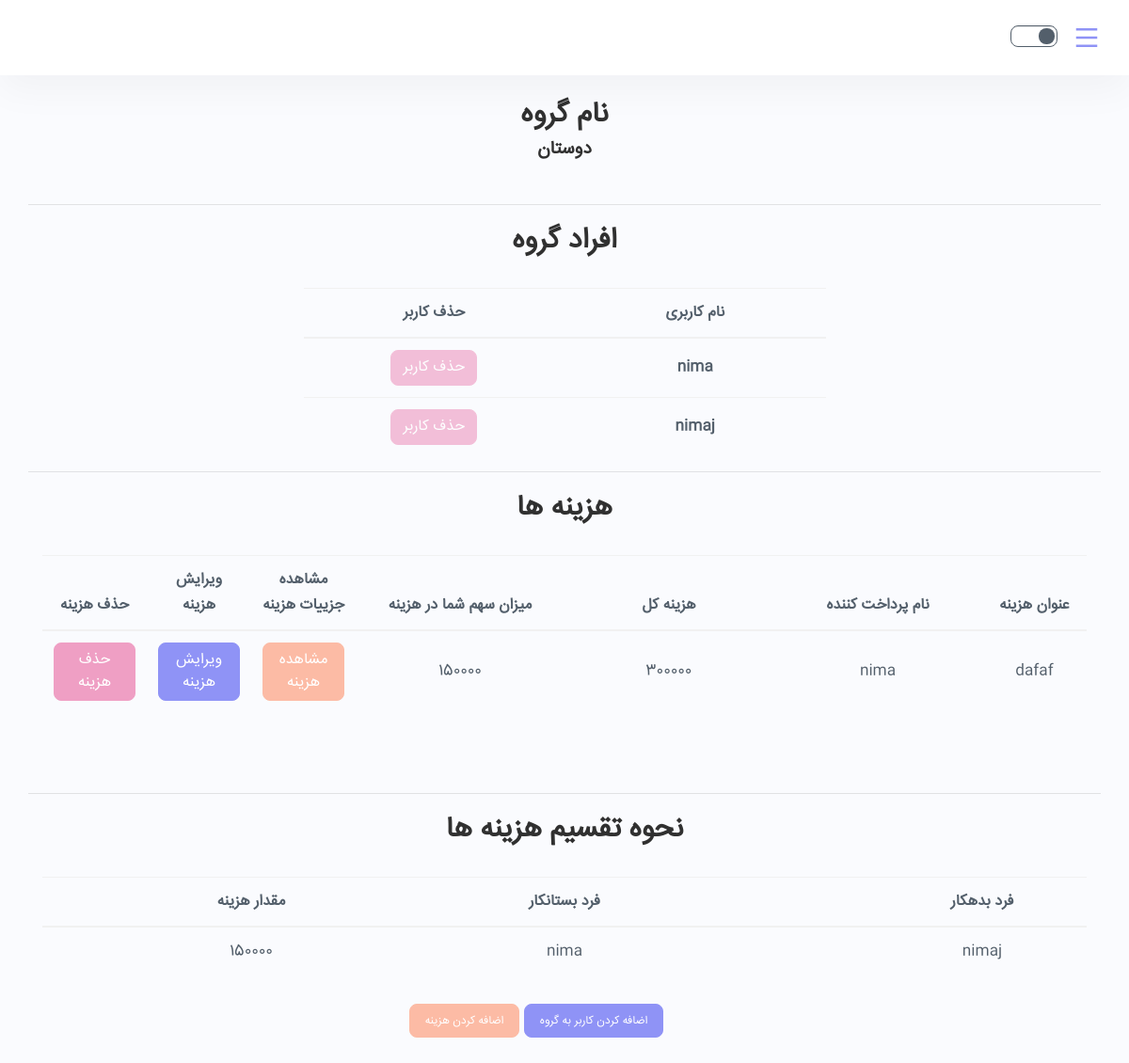
/groups-admin/S6FHZARQG6/ (signed in), run on the app's committed database.
### DongLand/models.py (models this page shows, shortened)
class Bunch(models.Model):
    users = models.ManyToManyField(User, null=False, blank=False, related_name="%(class)s_members")
    name = models.CharField(max_length=150, unique=False, blank=False, null=False)
    creator = models.ForeignKey(User, on_delete=models.CASCADE, null=False, blank=False,
                                related_name='%(class)s_creator')
    token_str = models.CharField(max_length=10, default=''.join(
        random.choice(string.ascii_uppercase + string.digits) for _ in range(10)))

class User(AbstractUser):
    phone_number = models.CharField(max_length=100)
    address = models.CharField(max_length=200)

class Expense(models.Model):
    main_payer = models.ForeignKey(User, on_delete=models.CASCADE, null=True,
                                   related_name='%(class)s_main_payer')
    bunch = models.ForeignKey(Bunch, on_delete=models.CASCADE, null=True,
                              related_name='%(class)s_bunch')
    subject = models.CharField(max_length=150, blank=True, null=True, verbose_name='subject')
    description = models.TextField(blank=True, unique=False, null=True, verbose_name='description')
    location = models.TextField(blank=True, unique=False, null=True, verbose_name='location')
    amount = models.FloatField(max_length=15, verbose_name="amount")
    date = models.CharField(max_length=20, blank=True, null=True, verbose_name='date')
    picture = models.ImageField(upload_to="images", blank=True, null=True, verbose_name='picture',
                                default="images/no_image.png")
    type_of_calculation = models.IntegerField(blank=True, null=True)
    token_str = models.CharField(max_length=10, default=''.join(
        random.choice(string.ascii_uppercase + string.digits) for _ in range(10)))

### DongLand/views.py (the view)
# urls.py: path('groups-admin/<group_name>/', views.group_details_admin, name='group_details_admin'),
@login_required(login_url='login_page')
def group_details_admin(request, group_name):
    list(messages.get_messages(request))
    current_user = request.user
    group = Bunch.objects.get(token_str=group_name)
    group_users = list(group.users.all())
    expenses = list(Expense.objects.filter(bunch=group))
    amounts = []
    has_access = request.user.is_staff
    if not has_access:
        return render(request, "bad_access.html")
    for expense in expenses:
        pay = list(Pay.objects.filter(expense=expense, payer=current_user))
        if len(pay) != 0:
            amounts.append(int(pay[0].amount))
    num_of_users = len(list(group.users.all()))
    graph = [[0 for i in range(num_of_users)] for j in range(num_of_users)]
    expenses = list(Expense.objects.filter(bunch=group))
    for i in range(len(group_users)):
        print(group_users[i].username)
    for expense in expenses:
        for i in range(len(group_users)):
            pay = list(Pay.objects.filter(expense=expense, payer=group_users[i]))
            main_payer = expense.main_payer
            index_of_main_payer = None
            if main_payer.username == group_users[i].username:
                continue
            for j in range(len(group_users)):
                if main_payer.username == group_users[j].username:
                    index_of_main_payer = j
                    break
            if len(pay) != 0:
                amount = pay[0].amount
                graph[i][index_of_main_payer] += int(amount)
    print(graph)
    result = (minCashFlow(graph))
    result = np.array(result)
    rows, cols = np.where(result != 0)
    print(result)
    debtors = []
    creditors = []
    amount_of_debt = []
    for i in range(len(rows)):
        debtors.append(group_users[rows[i]])
        creditors.append(group_users[cols[i]])
        amount_of_debt.append(int(result[rows[i]][cols[i]]))
    is_admin = False
    if group.creator.username == current_user.username:
        is_admin = True
    else:
        is_admin = False
    context = {"group_users": group_users,
               "group": group,
               "token": group_name,
               "amounts_and_expenses": list(zip(expenses, amounts)),
               "debtor_and_creditor": list(zip(debtors, creditors, amount_of_debt)),
               "is_admin": is_admin,
               "admin": group.creator}
    return render(request, "group_details_admin.html", context)

### Utils/Algorithms/split_algorithm.py (called while the page is built)
def getMin(arr, N):
    minInd = 0
    for i in range(1, N):
        if (arr[i] < arr[minInd]):
            minInd = i
    return minInd

def getMax(arr, N):
    maxInd = 0
    for i in range(1, N):
        if (arr[i] > arr[maxInd]):
            maxInd = i
    return maxInd

def minOf2(x, y):
    return x if x < y else y

def minCashFlowRec(amount, N, final_graph):
    mxCredit = getMax(amount, N)
    mxDebit = getMin(amount, N)
    if (amount[mxCredit] == 0 and amount[mxDebit] == 0):
        return 0
    min = minOf2(-amount[mxDebit], amount[mxCredit])
    amount[mxCredit] -= min
    amount[mxDebit] += min
    final_graph[mxDebit][mxCredit] = min
    minCashFlowRec(amount, N, final_graph)

def minCashFlow(graph):
    N = len(graph)
    final_graph = [[0 for i in range(N)] for j in range(N)]
    amount = [0 for i in range(N)]
    for p in range(N):
        for i in range(N):
            amount[p] += (graph[i][p] - graph[p][i])
    minCashFlowRec(amount, N, final_graph)
    return final_graph

### templates/group_details_admin.html (shortened to what this page needs)
{% extends "admin_base.html" %}
{% load static %}
{% block content %}
    <div style="text-align:center">
        <div>
            <h2>
                نام گروه
            </h2>
            <h5>
                {{ group.name }}
            </h5>
        </div>
        <br>
        <hr>
        <div>
            <h2>
                افراد گروه
            </h2>
        </div>
        <br>
        <div class="container">
            <table class="table" style="margin:auto; width:50%">
                <thead>
                <tr>
                    <th scope="col" class="text-center" style="width: 50%">نام کاربری</th>
                    <th scope="col" class="text-center" style="width: 50%">حذف کاربر</th>
                </tr>
                </thead>
                <tbody>
                {% for user in group_users %}
                    <tr>
                        <th scope="row" class="text-center">{{ user.username }}</th>
                        <td class="text-center">
                            <a class="btn btn-danger text-center {% if not is_admin or user == admin %} disabled {% endif %}"
                               href="{% url 'remove_user' token user.username %}">حذف
                                کاربر</a>
                        </td>
                    </tr>
                {% endfor %}
                </tbody>
            </table>
        </div>
        <hr>
        <div>
            <h2>
                هزینه ها
            </h2>
        </div>
        <br>
        {% if amounts_and_expenses|length == 0 %}
            <h5>هیچ هزینه ای تا به حال انجام نشده است</h5>
        {% else %}
            <div class="container">
                <table class="table">
                    <thead>
                    <tr>
                        <th scope="col" class="text-center" style="width: 10%">عنوان هزینه</th>
                        <th scope="col" class="text-center" style="width: 20%">نام پرداخت کننده</th>
                        <th scope="col" class="text-center" style="width: 20%">هزینه کل</th>
                        <th scope="col" class="text-center" style="width: 20%">میزان سهم شما در هزینه</th>
                        <th scope="col" class="text-center" style="width: 10%">مشاهده جزییات هزینه</th>
                        <th scope="col" class="text-center" style="width: 10%">ویرایش هزینه</th>
                        <th scope="col" class="text-center" style="width: 10%">حذف هزینه</th>
                    </tr>
                    </thead>
                    <tbody>
                    {% for expense, amount in amounts_and_expenses %}
                        <tr>
                            <td class="text-center">{{ expense.subject }}</td>
                            <td class="text-center">
                                {{ expense.main_payer }}
                            </td>
                            <td class="text-center">
                                {{ expense.amount.as_integer_ratio.0 }}
                            </td>
                            <td class="text-center">
                                {{ amount }}
                            </td>
                            <td class="text-center">
                                <a class="btn btn-info text-center"
                                   href="{% url 'expense_detail' expense.bunch.token_str expense.token_str %}">مشاهده
                                    هزینه</a>
                            </td>
                            <td class="text-center">
                                <a class="btn btn-primary text-center"
                                   href="{% url 'edit_expense' expense.bunch.token_str expense.token_str expense.type_of_calculation %}">ویرایش
                                    هزینه</a>
                            </td>
                            <td class="text-center">
                                <a class="btn btn-danger text-center"
                                   href="{% url 'delete_expense' expense.bunch.token_str expense.token_str %}">حذف
                                    هزینه</a>
                            </td>
                        </tr>
                    {% endfor %}
                    </tbody>
                </table>
            </div>
        {% endif %}
        <br>
        <br>
        <hr>
        <div>
            <h2>
                نحوه تقسیم هزینه ها
            </h2>
        </div>
        <br>
        {% if debtor_and_creditor|length == 0 %}
            <h5>هیچ هزینه ای تا به حال انجام نشده است</h5>
        {% else %}
            <div class="container">
                <table class="table">
                    <thead>
                    <tr>
                        <th scope="col" class="text-center" style="width: 20%">فرد بدهکار</th>
                        <th scope="col" class="text-center" style="width: 20%"></th>
                        <th scope="col" class="text-center" style="width: 20%">فرد بستانکار</th>
                        <th scope="col" class="text-center" style="width: 40%">مقدار هزینه</th>
                    </tr>
                    </thead>
                    <tbody>
                    {% for debtor,creditor,amount in debtor_and_creditor %}
                        <tr>
                            <td class="text-center">{{ debtor.username }}</td>
                            <td class="text-center"><i class="fa fa-arrow-left" aria-hidden="true"></i></td>
                            <td class="text-center">{{ creditor.username }}</td>
                            <td class="text-center">{{ amount }}</td>
                        </tr>
                    {% endfor %}
                    </tbody>
                </table>
            </div>
        {% endif %}
        <div class="input-group justify-content-center" style="margin: 30px">
            <div class="input-group-btn">
                <a type="button" class="btn btn-primary btn-lg" href="{% url 'add_users' group.token_str %}">اضافه کردن
                    کاربر به گروه</a>
                <a type="button" class="btn btn-info btn-lg" href="{% url 'select_pay_method' token %}">اضافه کردن
                    هزینه</a>
            </div>
        </div>
    </div>
{% endblock %}

### data on the page
Bunch: name "دوستان"
User: username "nima"
User: username "nimaj", username "nima", amount "150000"
Expense: subject "dafaf", main_payer "nima", amount.as_integer_ratio.0 "300000", amount "150000"
